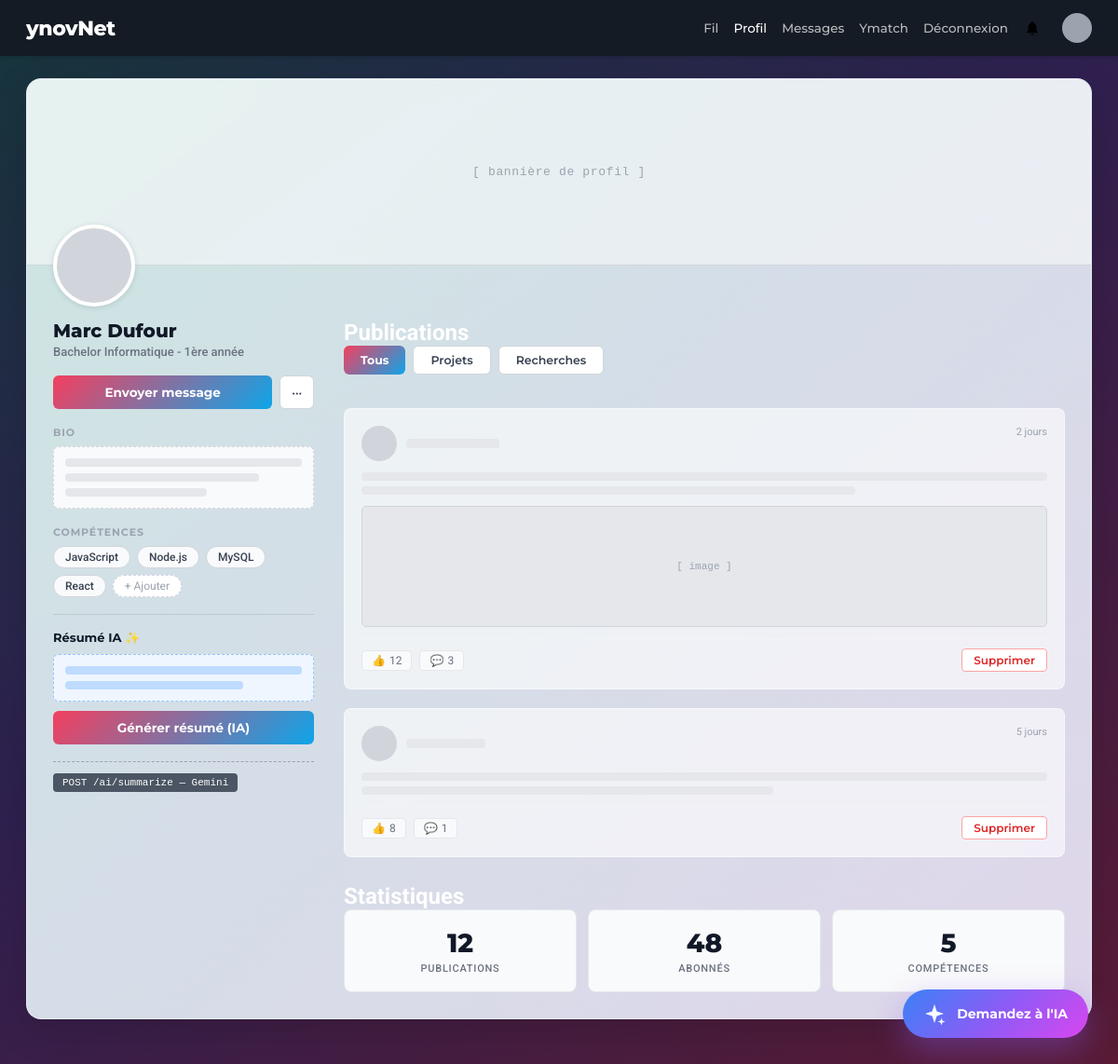
Screenshot of /profile (signed in) with the database file from the repository.
### tables this page shows
CREATE TABLE users (
  id BIGINT UNSIGNED AUTO_INCREMENT PRIMARY KEY,
  username VARCHAR(50) NOT NULL UNIQUE,
  nom VARCHAR(50) NOT NULL,
  prenom VARCHAR(50) NOT NULL,
  formation VARCHAR(100),
  profile_picture VARCHAR(255),
  email VARCHAR(100) NOT NULL UNIQUE,
  password TEXT NOT NULL,
  bio TEXT,
  created_at TIMESTAMP DEFAULT CURRENT_TIMESTAMP
);

### src/controllers/profileController.php (called while the page is built, shortened)
<?php
class ProfileController {
    public function show() {
        $profileFullName = (string) ($_SESSION['username'] ?? 'Utilisateur');
        $profileFormation = 'Profil Ynov';
        try {
            $pdo = $this->getPdo();
            $stmt = $pdo->prepare('SELECT nom, prenom, formation FROM users WHERE id = :id LIMIT 1');
            $stmt->execute(['id' => (int) $_SESSION['user_id']]);
            $user = $stmt->fetch();
            if ($user) {
                $nom = trim((string) ($user['nom'] ?? ''));
                $prenom = trim((string) ($user['prenom'] ?? ''));
                $formation = trim((string) ($user['formation'] ?? ''));
                $fullName = trim($prenom . ' ' . $nom);
                if ($fullName !== '') {
                    $profileFullName = $fullName;
                }
                if ($formation !== '') {
                    $profileFormation = $formation;
                }
            }
        } catch (\PDOException $exception) {
        }
        require_once __DIR__ . '/../Views/layout/header.php';
        require_once __DIR__ . '/../Views/profile.php';
        require_once __DIR__ . '/../Views/layout/footer.php';
    }
    private function getPdo(): \PDO {
        $host = getenv('DB_HOST') ?: '127.0.0.1';
        $port = getenv('DB_PORT') ?: '3306';
        $dbName = getenv('DB_NAME') ?: 'projet_48h';
        $username = getenv('DB_USER') ?: 'root';
        $password = getenv('DB_PASS') ?: '';
        $dsn = "mysql:host={$host};port={$port};dbname={$dbName};charset=utf8mb4";
        $pdo = new \PDO($dsn, $username, $password, [
            \PDO::ATTR_ERRMODE => \PDO::ERRMODE_EXCEPTION,
            \PDO::ATTR_DEFAULT_FETCH_MODE => \PDO::FETCH_ASSOC,
        ]);
        return $pdo;
    }
}

### public/index.php (called while the page is built, shortened)
<?php
$router = new Router();
$router->add('/login', 'AuthController', 'login');
$router->add('/register', 'AuthController', 'register');
$router->add('/logout', 'AuthController', 'logout');
$router->add('/feed', 'FeedController', 'index');
$router->add('/feed.php', 'FeedController', 'index');
$router->add('/posts', 'PostController', 'create');
$router->add('/posts/like', 'PostController', 'toggleLike');
$router->add('/posts/comment', 'PostController', 'addComment');
$router->add('/profile', 'ProfileController', 'show');
$router->add('/messages', 'MessageController', 'index');
$requestUri = $_SERVER['REQUEST_URI'] ?? '/';
$requestPath = parse_url($requestUri, PHP_URL_PATH) ?? '/';
$basePath = rtrim(str_replace('\\', '/', dirname($_SERVER['SCRIPT_NAME'] ?? '/')), '/');
if ($basePath !== '' && $basePath !== '/' && strpos($requestPath, $basePath) === 0) {
    $requestPath = substr($requestPath, strlen($basePath));
}
$router->dispatch($requestPath);

### src/views/profile.php (the view)
<div style="flex:1; padding:24px 28px;">
  <div style="max-width:1200px;margin:0 auto;">
    <div class="card" style="overflow:hidden;margin-bottom:24px;background:var(--container-gradient);backdrop-filter:blur(12px);border-radius:16px;box-shadow:0 12px 40px rgba(0,0,0,0.15);border:1px solid rgba(255,255,255,0.4);">
      <div style="height:200px;background:rgba(255,255,255,0.5);display:flex;align-items:center;justify-content:center;border-bottom:1px solid rgba(0,0,0,0.1);">
        <span style="font-family:'SFMono-Regular',monospace;font-size:13px;color:#9ca3af;letter-spacing:.05em;">[ bannière de profil ]</span>
      </div>
      <div style="padding:0 28px 28px;position:relative;">
        <div style="width:88px;height:88px;border-radius:50%;background:#d1d5db;border:4px solid #fff;margin-top:-44px;margin-bottom:14px;box-shadow:0 1px 6px rgba(0,0,0,.12);"></div>
        <div style="display:grid;grid-template-columns:280px 1fr;gap:32px;align-items:start;">
          <div style="display:flex;flex-direction:column;gap:18px;">
            <div>
              <h1 style="font-family:'Montserrat',sans-serif;font-size:20px;font-weight:800;color:#111827;margin-bottom:3px;"><?= htmlspecialchars($profileFullName ?? 'Utilisateur', ENT_QUOTES, 'UTF-8') ?></h1>
              <p style="font-size:13px;color:#6b7280;font-weight:500;"><?= htmlspecialchars($profileFormation ?? 'Profil Ynov', ENT_QUOTES, 'UTF-8') ?></p>
            </div>
            <div style="display:flex;gap:8px;">
              <button class="btn-dark" style="flex:1;">Envoyer message</button>
              <button class="btn-outline" style="padding:8px 12px;">···</button>
            </div>
            <div>
              <p style="font-family:'Montserrat',sans-serif;font-size:11px;font-weight:700;color:#9ca3af;text-transform:uppercase;letter-spacing:.08em;margin-bottom:8px;">Bio</p>
              <div style="background:#f9fafb;border:1.5px dashed #d1d5db;border-radius:6px;padding:12px;">
                <div class="skel" style="width:100%;height:9px;margin-bottom:7px;"></div>
                <div class="skel" style="width:82%;height:9px;margin-bottom:7px;"></div>
                <div class="skel" style="width:60%;height:9px;"></div>
              </div>
            </div>
            <div>
              <p style="font-family:'Montserrat',sans-serif;font-size:11px;font-weight:700;color:#9ca3af;text-transform:uppercase;letter-spacing:.08em;margin-bottom:8px;">Compétences</p>
              <div style="display:flex;flex-wrap:wrap;gap:7px;">
                <?php foreach (['JavaScript','Node.js','MySQL','React'] as $skill): ?>
                <span style="padding:4px 12px;border-radius:99px;border:1px solid #d1d5db;font-size:12px;color:#374151;background:#f9fafb;font-weight:500;"><?= $skill ?></span>
                <?php endforeach; ?>
                <span style="padding:4px 12px;border-radius:99px;border:1.5px dashed #d1d5db;font-size:12px;color:#9ca3af;background:#fff;cursor:pointer;">+ Ajouter</span>
              </div>
            </div>
            <div style="padding-top:16px;border-top:1px solid rgba(0,0,0,0.1);">
              <p style="font-family:'Montserrat',sans-serif;font-size:13px;font-weight:700;color:#111827;margin-bottom:10px;">Résumé IA ✨</p>
              <div style="background:#eff6ff;border:1.5px dashed #93c5fd;border-radius:6px;padding:12px;margin-bottom:10px;">
                <div style="height:9px;background:#bfdbfe;border-radius:4px;width:100%;margin-bottom:7px;"></div>
                <div style="height:9px;background:#bfdbfe;border-radius:4px;width:75%;"></div>
              </div>
              <button class="btn-dark" style="width:100%;margin-bottom:8px;">Générer résumé (IA)</button>
              <div style="margin-top:10px;padding-top:10px;border-top:1px dashed var(--gray-400);">
                <span class="badge-api">POST /ai/summarize — Gemini</span>
              </div>
            </div>
          </div>
          <div style="display:flex;flex-direction:column;gap:20px;">
            <div>
              <div class="section-header"><h2>Publications</h2><span class="sep"></span></div>
              <div style="display:flex;gap:8px;margin-bottom:16px;">
                <button class="btn-dark" style="padding:7px 18px;font-size:12.5px;">Tous</button>
                <button class="btn-outline" style="padding:7px 18px;font-size:12.5px;">Projets</button>
                <button class="btn-outline" style="padding:7px 18px;font-size:12.5px;">Recherches</button>
              </div>
            </div>
            <div class="card" style="padding:18px;background:rgba(255,255,255,0.6);border:1px solid rgba(255,255,255,0.5);">
              <div style="display:flex;justify-content:space-between;align-items:flex-start;margin-bottom:12px;">
                <div style="display:flex;align-items:center;gap:10px;">
                  <div style="width:38px;height:38px;border-radius:50%;background:#d1d5db;"></div>
                  <div class="skel" style="width:100px;height:10px;"></div>
                </div>
                <span style="font-size:11px;color:#9ca3af;">2 jours</span>
              </div>
              <div style="margin-bottom:12px;"><div class="skel" style="height:9px;width:100%;margin-bottom:6px;"></div><div class="skel" style="height:9px;width:72%;"></div></div>
              <div style="width:100%;height:130px;background:#e5e7eb;border:1px solid #d1d5db;border-radius:5px;display:flex;align-items:center;justify-content:center;margin-bottom:12px;">
                <span style="font-family:'SFMono-Regular',monospace;font-size:11px;color:#9ca3af;">[ image ]</span>
              </div>
              <div style="display:flex;justify-content:space-between;align-items:center;padding-top:10px;border-top:1px solid #f3f4f6;">
                <div style="display:flex;gap:8px;">
                  <span style="font-size:12px;color:#6b7280;background:#f9fafb;border:1px solid #e5e7eb;border-radius:4px;padding:3px 10px;display:flex;align-items:center;gap:4px;"><span>👍</span> 12</span>
                  <span style="font-size:12px;color:#6b7280;background:#f9fafb;border:1px solid #e5e7eb;border-radius:4px;padding:3px 10px;display:flex;align-items:center;gap:4px;"><span>💬</span> 3</span>
                </div>
                <button style="font-size:12px;color:#dc2626;background:#fff;border:1px solid #fca5a5;border-radius:4px;padding:4px 12px;cursor:pointer;font-family:'Montserrat',sans-serif;font-weight:600;">Supprimer</button>
              </div>
            </div>
            <div class="card" style="padding:18px;background:rgba(255,255,255,0.6);border:1px solid rgba(255,255,255,0.5);">
              <div style="display:flex;justify-content:space-between;align-items:flex-start;margin-bottom:12px;">
                <div style="display:flex;align-items:center;gap:10px;">
                  <div style="width:38px;height:38px;border-radius:50%;background:#d1d5db;"></div>
                  <div class="skel" style="width:85px;height:10px;"></div>
                </div>
                <span style="font-size:11px;color:#9ca3af;">5 jours</span>
              </div>
              <div style="margin-bottom:12px;"><div class="skel" style="height:9px;width:100%;margin-bottom:6px;"></div><div class="skel" style="height:9px;width:60%;"></div></div>
              <div style="display:flex;justify-content:space-between;align-items:center;padding-top:10px;border-top:1px solid #f3f4f6;">
                <div style="display:flex;gap:8px;">
                  <span style="font-size:12px;color:#6b7280;background:#f9fafb;border:1px solid #e5e7eb;border-radius:4px;padding:3px 10px;display:flex;align-items:center;gap:4px;"><span>👍</span> 8</span>
                  <span style="font-size:12px;color:#6b7280;background:#f9fafb;border:1px solid #e5e7eb;border-radius:4px;padding:3px 10px;display:flex;align-items:center;gap:4px;"><span>💬</span> 1</span>
                </div>
                <button style="font-size:12px;color:#dc2626;background:#fff;border:1px solid #fca5a5;border-radius:4px;padding:4px 12px;cursor:pointer;font-family:'Montserrat',sans-serif;font-weight:600;">Supprimer</button>
              </div>
            </div>
            <div>
              <div class="section-header" style="margin-top:8px;"><h2>Statistiques</h2><span class="sep"></span></div>
              <div style="display:grid;grid-template-columns:repeat(3,1fr);gap:12px;">
                <?php foreach ([['12','Publications'],['48','Abonnés'],['5','Compétences']] as $s): ?>
                <div style="background:#f9fafb;border:1.5px solid #e5e7eb;border-radius:8px;padding:18px;text-align:center;">
                  <div style="font-family:'Montserrat',sans-serif;font-size:28px;font-weight:800;color:#111827;"><?= $s[0] ?></div>
                  <div style="font-size:11px;color:#6b7280;font-weight:500;text-transform:uppercase;letter-spacing:.07em;margin-top:4px;"><?= $s[1] ?></div>
                </div>
                <?php endforeach; ?>
              </div>
            </div>
          </div>
        </div>
      </div>
    </div>
  </div>
</div>

### src/views/layout/header.php (style rules this page uses)
*, *::before, *::after { box-sizing: border-box; margin: 0; padding: 0; }
:root { --dark: #111827; --gray-100: #f4f4f4; --gray-200: #e5e7eb; --gray-300: #d1d5db; --gray-400: #9ca3af; --gray-500: #6b7280; --gray-700: #374151; --gray-900: #111827; --white: #ffffff; --bg-gradient: linear-gradient(145deg, #16363c 0%, #2f2050 45%, #591b35 100%); --container-gradient: linear-gradient(135deg, rgba(220,245,240,0.92) 0%, rgba(235,230,250,0.92) 100%); --btn-gradient: linear-gradient(135deg, #f43f5e 0%, #0ea5e9 100%); --teal-solid: #0d9488; }
body { margin: 0; padding: 0; background: var(--bg-gradient); min-height: 100vh; display: flex; flex-direction: column; font-family: 'Roboto', sans-serif; -webkit-font-smoothing: antialiased; color: var(--white); }
.badge-api { display: inline-flex; font-family: 'SFMono-Regular', monospace; font-size: 11px; color: #ffffff; background: #4b5563; border-radius: 4px; padding: 4px 10px; }
.card { background: var(--white); border: 1px solid var(--gray-200); border-radius: 8px; }
.btn-dark { background: var(--btn-gradient); color: var(--white); border: none; font-family: 'Montserrat', sans-serif; font-weight: 700; font-size: 13.5px; border-radius: 6px; padding: 10px 20px; cursor: pointer; transition: opacity .15s; }
.btn-outline { background: var(--white); color: var(--gray-700); border: 1.5px solid var(--gray-300); font-family: 'Montserrat', sans-serif; font-weight: 600; font-size: 12.5px; border-radius: 6px; padding: 7px 14px; cursor: pointer; display: inline-flex; align-items: center; gap: 5px; }
.skel { background: var(--gray-200); border-radius: 4px; display: block; }

### rows the page displays
users: profileFullName "Marc Dufour", formation "Bachelor Informatique - 1ère année"

### other values shown
$skill "JavaScript"
$skill "Node.js"
$skill "MySQL"
$skill "React"
$s[0] "12"
$s[1] "PUBLICATIONS"
$s[0] "48"
$s[1] "ABONNÉS"
$s[0] "5"
$s[1] "COMPÉTENCES"
